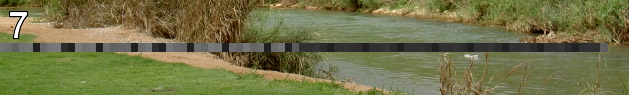
#> input picture Data/oxygen.png, 629 x 95 px
$ python 8_oxygen.py   (Python 2 division)
#> lines starting #> are read from the running program, lines starting #| are printed output that depends on the picture; after the words box and inside, x2 and y2 are one past the last pixel; in counts of white or black regions, pixels touching at a corner belong together
from PIL import Image, ImageFilter
import re
image = Image.open("Data/oxygen.png")
#> image is the input picture: PIL image 629x95 RGBA; mean R, G, B, A 114.6, 114.9, 72.2, 255
# img = image.convert('RGB')
print (image.size)
#| (629, 95)
print (image.getpixel((0, 45)))
#| (115, 115, 115, 255)

source = image.split()
R, G, B = 0, 1, 2
mask = source[R].point(lambda i: i < 100 and 255)
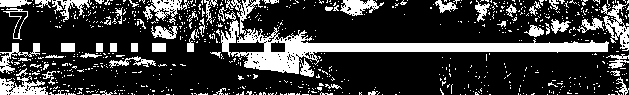
#> mask: PIL image 629x95 L; 22.8% white; 803 white regions (744 under 20 px), largest, box (x1, y1, x2, y2) and area: (221, 0, 609, 74) 5211, (601, 0, 629, 51) 556, (0, 76, 48, 95) 539
out = source[G].point(lambda i: i*0.7)
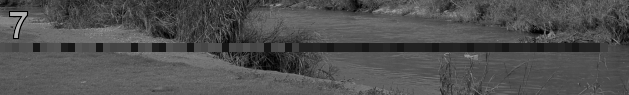
#> out: PIL image 629x95 L; min 0, max 178, mean 80.4
source[G].paste(out, None, mask)
im = Image.merge(image.mode, source)
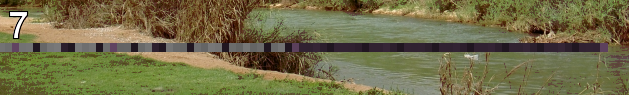
#> im: PIL image 629x95 RGBA; mean R, G, B, A 114.6, 110, 72.2, 255
# im.show()
# image.show()
row = [image.getpixel((x, 45)) for x in range(0, image.size[0], 7)]
#> row = 90 items, first 6: (115, 115, 115, 255), (109, 109, 109, 255), (97, 97, 97, 255), (114, 114, 114, 255), (116, 116, 116, 255), (32, 32, 32, 255)
ords =[r for r, g, b, a in row if r == b == g]
#> ords = 87 values, max 121 at index 8, min 32 at index 5, mean 67.87
print (row)
#> (printed output is left out)
print ords
#> (printed output is left out)
print ("".join(map(chr, ords)))
#| smart guy, you made it. the next level is [105, 110, 116, 101, 103, 114, 105, 116, 121]
print (re.findall("\d+", "".join(map(chr, ords))))
#| ['105', '110', '116', '101', '103', '114', '105', '116', '121']
print (map(int, re.findall("\d+", "".join(map(chr, ords)))))
#| [105, 110, 116, 101, 103, 114, 105, 116, 121]
print ("".join(map(chr, map(int, re.findall("\d+", "".join(map(chr, ords)))))))
#| integrity
